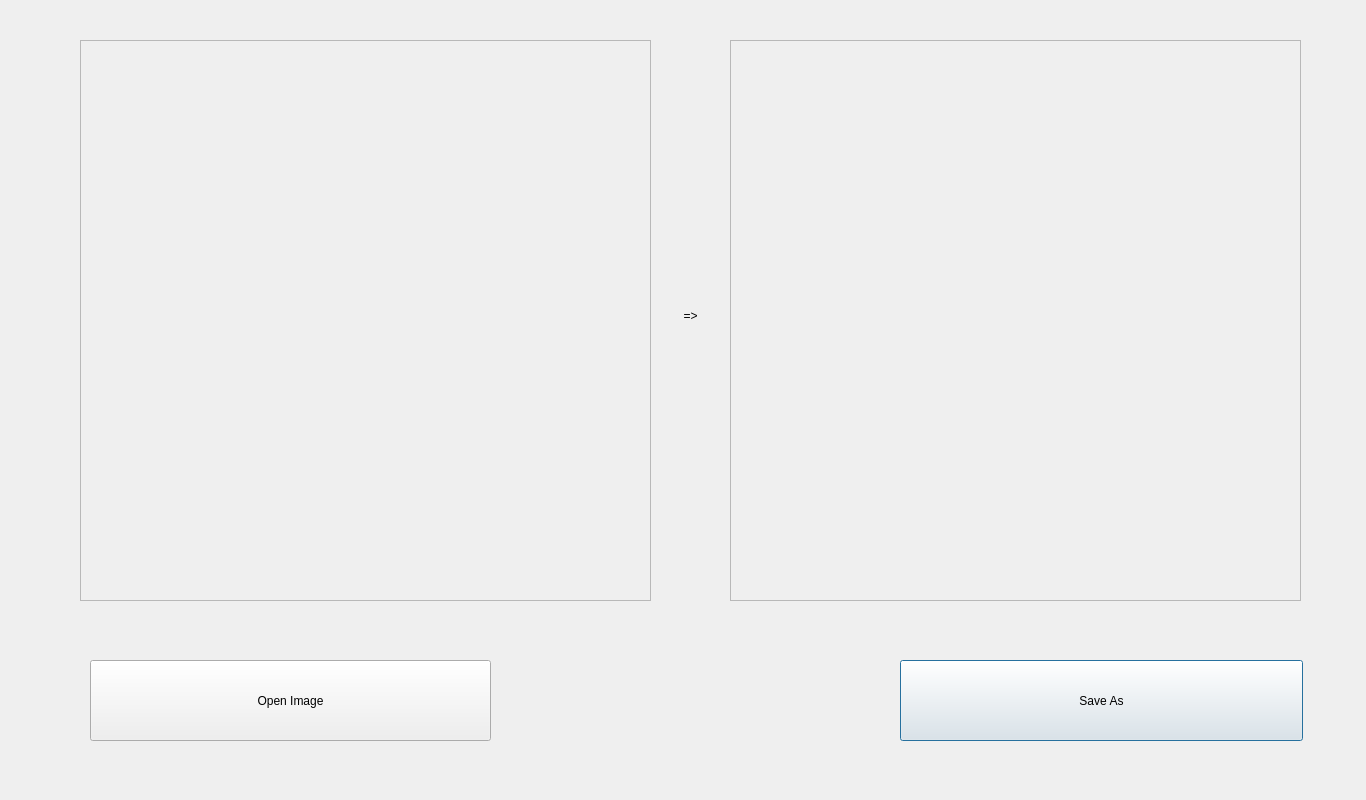
<?xml version="1.0" encoding="UTF-8"?>
<ui version="4.0">
 <class>Dialog_6</class>
 <widget class="QDialog" name="Dialog_6">
  <property name="geometry">
   <rect>
    <x>0</x>
    <y>0</y>
    <width>1366</width>
    <height>800</height>
   </rect>
  </property>
  <property name="windowTitle">
   <string>Dialog</string>
  </property>
  <widget class="QPushButton" name="Save_As">
   <property name="geometry">
    <rect>
     <x>900</x>
     <y>660</y>
     <width>403</width>
     <height>81</height>
    </rect>
   </property>
   <property name="text">
    <string>Save As</string>
   </property>
  </widget>
  <widget class="QLabel" name="label_3">
   <property name="geometry">
    <rect>
     <x>660</x>
     <y>300</y>
     <width>61</width>
     <height>31</height>
    </rect>
   </property>
   <property name="styleSheet">
    <string notr="true">font: 22pt &quot;MS Shell Dlg 2&quot;;</string>
   </property>
   <property name="text">
    <string>=&gt;</string>
   </property>
   <property name="alignment">
    <set>Qt::AlignCenter</set>
   </property>
  </widget>
  <widget class="QLabel" name="label_5">
   <property name="geometry">
    <rect>
     <x>400</x>
     <y>740</y>
     <width>581</width>
     <height>41</height>
    </rect>
   </property>
   <property name="styleSheet">
    <string notr="true">color: rgb(255, 0, 0);</string>
   </property>
   <property name="text">
    <string/>
   </property>
   <property name="alignment">
    <set>Qt::AlignCenter</set>
   </property>
  </widget>
  <widget class="QScrollArea" name="scrollArea_2">
   <property name="geometry">
    <rect>
     <x>730</x>
     <y>40</y>
     <width>571</width>
     <height>561</height>
    </rect>
   </property>
   <property name="widgetResizable">
    <bool>true</bool>
   </property>
   <widget class="QWidget" name="scrollAreaWidgetContents_2">
    <property name="geometry">
     <rect>
      <x>0</x>
      <y>0</y>
      <width>569</width>
      <height>559</height>
     </rect>
    </property>
    <widget class="QLabel" name="label_2">
     <property name="geometry">
      <rect>
       <x>10</x>
       <y>20</y>
       <width>571</width>
       <height>561</height>
      </rect>
     </property>
     <property name="text">
      <string/>
     </property>
    </widget>
   </widget>
  </widget>
  <widget class="QPushButton" name="Open_Image_Button">
   <property name="geometry">
    <rect>
     <x>90</x>
     <y>660</y>
     <width>401</width>
     <height>81</height>
    </rect>
   </property>
   <property name="text">
    <string>Open Image</string>
   </property>
  </widget>
  <widget class="QScrollArea" name="scrollArea">
   <property name="geometry">
    <rect>
     <x>80</x>
     <y>40</y>
     <width>571</width>
     <height>561</height>
    </rect>
   </property>
   <property name="widgetResizable">
    <bool>true</bool>
   </property>
   <widget class="QWidget" name="scrollAreaWidgetContents">
    <property name="geometry">
     <rect>
      <x>0</x>
      <y>0</y>
      <width>569</width>
      <height>559</height>
     </rect>
    </property>
    <widget class="QLabel" name="label">
     <property name="geometry">
      <rect>
       <x>10</x>
       <y>20</y>
       <width>571</width>
       <height>561</height>
      </rect>
     </property>
     <property name="text">
      <string/>
     </property>
    </widget>
   </widget>
  </widget>
 </widget>
 <resources/>
 <connections/>
</ui>
